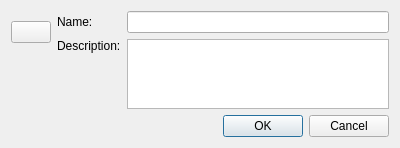
<?xml version="1.0" encoding="UTF-8"?>
<ui version="4.0">
 <class>Dialog</class>
 <widget class="QDialog" name="Dialog">
  <property name="geometry">
   <rect>
    <x>0</x>
    <y>0</y>
    <width>400</width>
    <height>144</height>
   </rect>
  </property>
  <property name="windowTitle">
   <string>Edit Profile</string>
  </property>
  <layout class="QGridLayout" name="gridLayout">
   <item row="0" column="0" rowspan="2">
    <widget class="XIconButton" name="uiIconBTN">
     <property name="iconSize">
      <size>
       <width>48</width>
       <height>48</height>
      </size>
     </property>
    </widget>
   </item>
   <item row="0" column="1">
    <widget class="QLabel" name="uiNameLBL">
     <property name="text">
      <string>Name:</string>
     </property>
    </widget>
   </item>
   <item row="0" column="2">
    <widget class="QLineEdit" name="uiNameTXT"/>
   </item>
   <item row="1" column="1">
    <widget class="QLabel" name="uiDescriptionLBL">
     <property name="text">
      <string>Description:</string>
     </property>
    </widget>
   </item>
   <item row="1" column="2" rowspan="2">
    <widget class="QTextEdit" name="uiDescriptionTXT"/>
   </item>
   <item row="2" column="0">
    <spacer name="verticalSpacer">
     <property name="orientation">
      <enum>Qt::Vertical</enum>
     </property>
     <property name="sizeHint" stdset="0">
      <size>
       <width>20</width>
       <height>24</height>
      </size>
     </property>
    </spacer>
   </item>
   <item row="3" column="0" colspan="3">
    <widget class="QDialogButtonBox" name="uiDialogBTNS">
     <property name="standardButtons">
      <set>QDialogButtonBox::Cancel|QDialogButtonBox::Ok</set>
     </property>
    </widget>
   </item>
  </layout>
 </widget>
 <customwidgets>
  <customwidget>
   <class>XIconButton</class>
   <extends>QPushButton</extends>
   <header>projexui.widgets.xiconbutton</header>
  </customwidget>
 </customwidgets>
 <resources/>
 <connections>
  <connection>
   <sender>uiDialogBTNS</sender>
   <signal>accepted()</signal>
   <receiver>Dialog</receiver>
   <slot>accept()</slot>
   <hints>
    <hint type="sourcelabel">
     <x>286</x>
     <y>127</y>
    </hint>
    <hint type="destinationlabel">
     <x>213</x>
     <y>143</y>
    </hint>
   </hints>
  </connection>
  <connection>
   <sender>uiDialogBTNS</sender>
   <signal>rejected()</signal>
   <receiver>Dialog</receiver>
   <slot>reject()</slot>
   <hints>
    <hint type="sourcelabel">
     <x>331</x>
     <y>119</y>
    </hint>
    <hint type="destinationlabel">
     <x>312</x>
     <y>139</y>
    </hint>
   </hints>
  </connection>
 </connections>
</ui>
